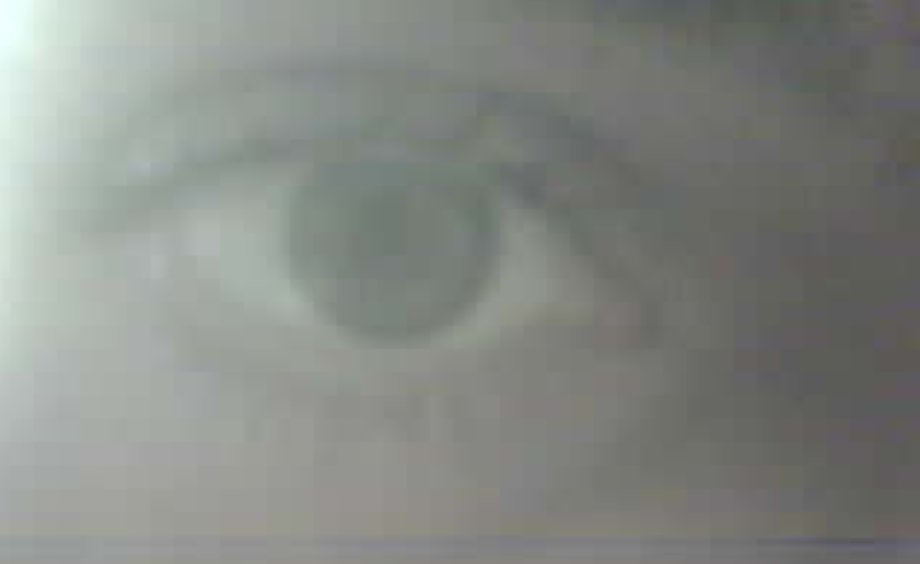
#> input picture image copy 2.png, 920 x 564 px
$ python -i pupil_detector.py   (imports and definitions only)   (older library calls are emulated)
#> lines starting #> are read from the running program, lines starting #| are printed output that depends on the picture; after the words box and inside, x2 and y2 are one past the last pixel; in counts of white or black regions, pixels touching at a corner belong together
"""
Pupil centre detection for IR eye images.

Designed for head-mounted IR camera setup (ESP32-CAM + NIR LEDs).
Works on grayscale eye-ROI frames where the pupil is the darkest region.

Algorithms:
  1. "threshold" — Adaptive dark-blob thresholding + contour scoring (original)
  2. "edge"      — Canny edges + HoughCircles to find iris boundary,
                   then locate darkest region inside it
  3. "gradient"  — Timm & Barth gradient voting: each gradient vector votes
                   for the center it points toward; no thresholding needed
  4. "seed"      — Find darkest point, flood-fill outward to grow the pupil
                   region, then fit a tight ellipse to the contour

Usage:
    from pupil_detector import PupilDetector
    det = PupilDetector(algorithm="threshold")
    result = det.detect(gray_frame)
"""

from __future__ import annotations

import cv2
import numpy as np
from dataclasses import dataclass, field

ALGORITHMS = ("threshold", "edge", "gradient", "seed")


@dataclass
class PupilResult:
    center: tuple[float, float] | None = None   # (cx, cy) — subpixel float
    radius: float | None = None                 # approximate radius
    ellipse: tuple | None = None                 # cv2 RotatedRect (center, axes, angle)
    confidence: float = 0.0                      # 0..1
    debug_mask: np.ndarray | None = None         # binary threshold (for visualisation)
    intermediate_frames: dict = field(default_factory=dict)


class PupilDetector:
    """Detect the pupil as the darkest circular blob in an IR eye image."""

    def __init__(
        self,
        algorithm: str = "threshold",
        glint_thresh: int = 200,
        blur_ksize: int = 7,
        thresh_offset: int = 30,
        dark_percentile: float = 10.0,
        morph_ksize: int = 5,
        min_radius: int = 15,
        max_radius: int = 150,
        circularity_min: float = 0.4,
        # Edge algorithm params
        canny_low: int = 30,
        canny_high: int = 100,
        hough_dp: float = 1.5,
        hough_param1: int = 100,
        hough_param2: int = 30,
        # Gradient algorithm params
        gradient_downscale: int = 2,
        # Seed algorithm params
        seed_flood_tolerance: int = 40,
    ):
        self.algorithm = algorithm if algorithm in ALGORITHMS else "threshold"
        self.glint_thresh = glint_thresh
        self.blur_ksize = blur_ksize
        self.thresh_offset = thresh_offset
        self.dark_percentile = dark_percentile
        self.morph_ksize = morph_ksize
        self.min_radius = min_radius
        self.max_radius = max_radius
        self.circularity_min = circularity_min
        # Edge params
        self.canny_low = canny_low
        self.canny_high = canny_high
        self.hough_dp = hough_dp
        self.hough_param1 = hough_param1
        self.hough_param2 = hough_param2
        # Gradient params
        self.gradient_downscale = gradient_downscale
        # Seed params
        self.seed_flood_tolerance = seed_flood_tolerance

    def detect(self, gray: np.ndarray) -> PupilResult:
        if self.algorithm == "edge":
            return self._detect_edge(gray)
        elif self.algorithm == "gradient":
            return self._detect_gradient(gray)
        elif self.algorithm == "seed":
            return self._detect_seed(gray)
        else:
            return self._detect_threshold(gray)

    # ── Algorithm 1: Threshold (original) ─────────────────────────────────────

    def _detect_threshold(self, gray: np.ndarray) -> PupilResult:
        h, w = gray.shape
        intermediate = {}

        clean = self._suppress_glints(gray)
        intermediate["p_suppressed"] = clean.copy()

        ksize = (self.blur_ksize, self.blur_ksize)
        blurred = cv2.GaussianBlur(clean, ksize, 0)
        intermediate["p_blurred"] = blurred.copy()

        dark_val = int(np.percentile(blurred, self.dark_percentile))
        tval = max(dark_val + self.thresh_offset, 5)
        _, mask = cv2.threshold(blurred, tval, 255, cv2.THRESH_BINARY_INV)
        intermediate["p_thresh"] = mask.copy()

        k = cv2.getStructuringElement(cv2.MORPH_ELLIPSE,
                                      (self.morph_ksize, self.morph_ksize))
        mask = cv2.dilate(mask, k, iterations=2)
        mask = cv2.erode(mask, k, iterations=1)
        intermediate["p_morph"] = mask.copy()

        contours, _ = cv2.findContours(mask, cv2.RETR_EXTERNAL,
                                       cv2.CHAIN_APPROX_SIMPLE)
        if not contours:
            return PupilResult(debug_mask=mask, intermediate_frames=intermediate)

        min_area = np.pi * self.min_radius ** 2
        max_area = np.pi * self.max_radius ** 2

        candidates = []
        for cnt in contours:
            area = cv2.contourArea(cnt)
            if not (min_area <= area <= max_area):
                continue
            perim = cv2.arcLength(cnt, True)
            if perim < 1:
                continue
            circ = 4 * np.pi * area / (perim ** 2)
            if circ < self.circularity_min:
                continue
            M = cv2.moments(cnt)
            if M["m00"] == 0:
                continue
            mx = M["m10"] / M["m00"]
            my = M["m01"] / M["m00"]
            dist_from_center = np.sqrt((mx - w/2)**2 + (my - h/2)**2)
            centrality = 1.0 - min(dist_from_center / (max(w, h) / 2), 1.0)
            score = area * circ * (0.5 + 0.5 * centrality)
            candidates.append((cnt, score, circ, mx, my, area))

        if not candidates:
            return PupilResult(debug_mask=mask, intermediate_frames=intermediate)

        best = max(candidates, key=lambda x: x[1])
        cnt, score, circ, mx, my, area = best

        ellipse = None
        radius = float(np.sqrt(area / np.pi))
        if len(cnt) >= 5:
            ellipse = cv2.fitEllipse(cnt)
            mx = float(ellipse[0][0])
            my = float(ellipse[0][1])
            radius = float((ellipse[1][0] + ellipse[1][1]) / 4)

        confidence = min(circ, 1.0)

        return PupilResult(
            center=(mx, my), radius=radius, ellipse=ellipse,
            confidence=confidence, debug_mask=mask,
            intermediate_frames=intermediate,
        )

    # ── Algorithm 2: Edge (Canny + HoughCircles) ─────────────────────────────

    # [360 lines left out: functions _detect_edge, _detect_gradient, _refine_peak, _estimate_radius_from_center, _detect_seed, not called in this run]

    # ── Shared helpers ────────────────────────────────────────────────────────

    def _suppress_glints(self, gray: np.ndarray) -> np.ndarray:
        """Inpaint bright corneal reflections so they don't split the pupil blob."""
        _, bright = cv2.threshold(gray, self.glint_thresh, 255, cv2.THRESH_BINARY)
        k = cv2.getStructuringElement(cv2.MORPH_ELLIPSE, (7, 7))
        bright = cv2.dilate(bright, k, iterations=2)
        if np.count_nonzero(bright) == 0:
            return gray
        return cv2.inpaint(gray, bright, inpaintRadius=5, flags=cv2.INPAINT_TELEA)

>>> import cv2
>>> picture = cv2.imread('../image copy 2.png', cv2.IMREAD_GRAYSCALE)
#> picture: shape (564, 920); min 85, max 250, mean 134.9
>>> result = PupilDetector().detect(picture)
#> in _suppress_glints, `_, bright = cv2.threshold(gray, self.glint_thresh, 255, cv2.THRESH_BIN..`:
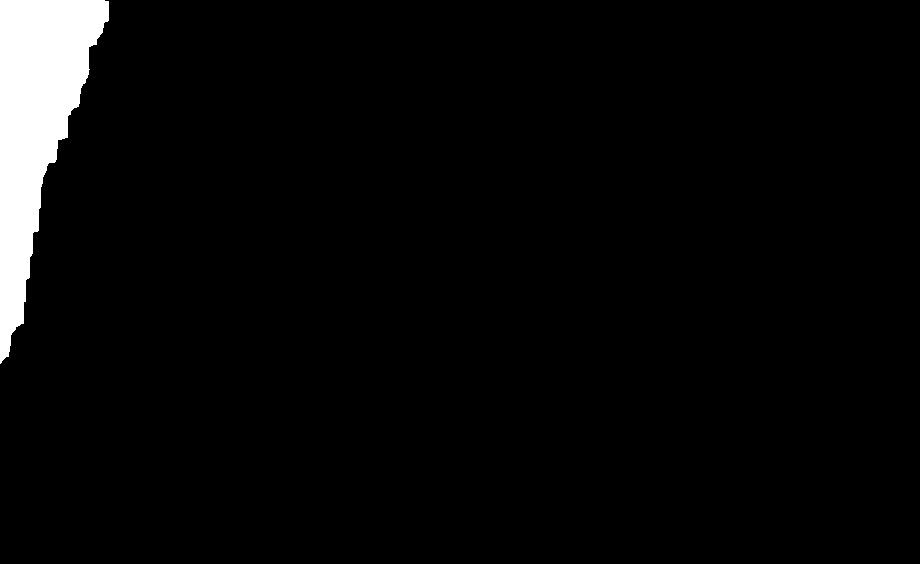
#> bright: shape (564, 920); 3.8% white; 1 white region, box (x1, y1, x2, y2) and area: (0, 0, 109, 364) 19517
#> in _suppress_glints, `bright = cv2.dilate(bright, k, iterations=2)`:
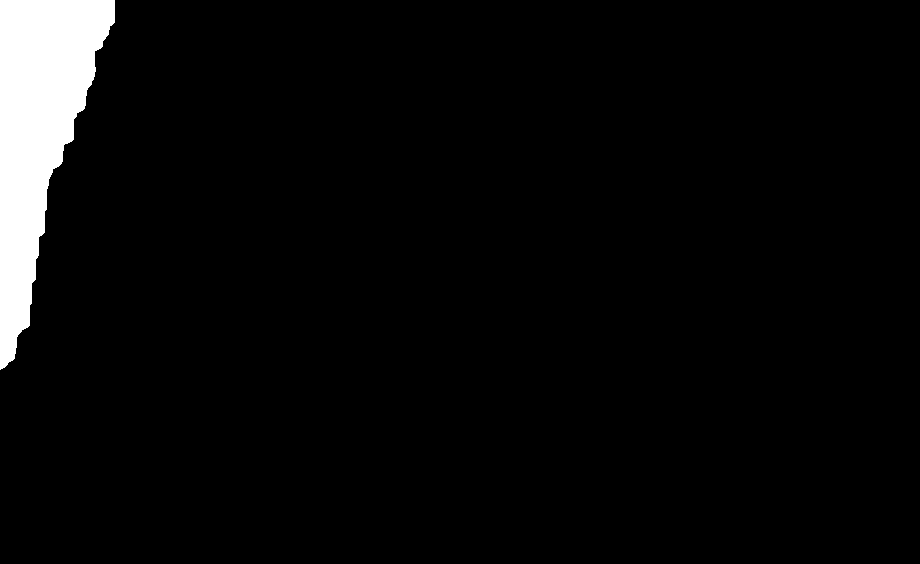
#> bright: shape (564, 920); 4.2% white; 1 white region, box (x1, y1, x2, y2) and area: (0, 0, 115, 370) 22036
#> in _detect_threshold, `dark_val = int(np.percentile(blurred, self.dark_percentile))`: dark_val = 95
#> in _detect_threshold, `tval = max(dark_val + self.thresh_offset, 5)`: tval = 125
#> in _detect_threshold, `_, mask = cv2.threshold(blurred, tval, 255, cv2.THRESH_BINARY_INV)`:
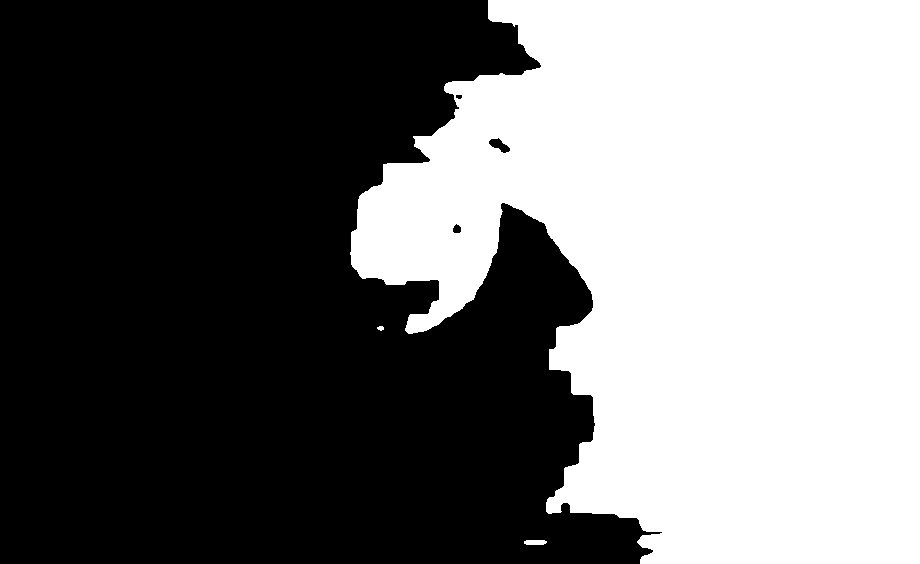
#> mask: shape (564, 920); 44.4% white; 3 white regions, box (x1, y1, x2, y2) and area: (350, 0, 920, 564) 230315, (524, 540, 547, 545) 105, (377, 326, 384, 331) 26
#> in _detect_threshold, `mask = cv2.dilate(mask, k, iterations=2)`:
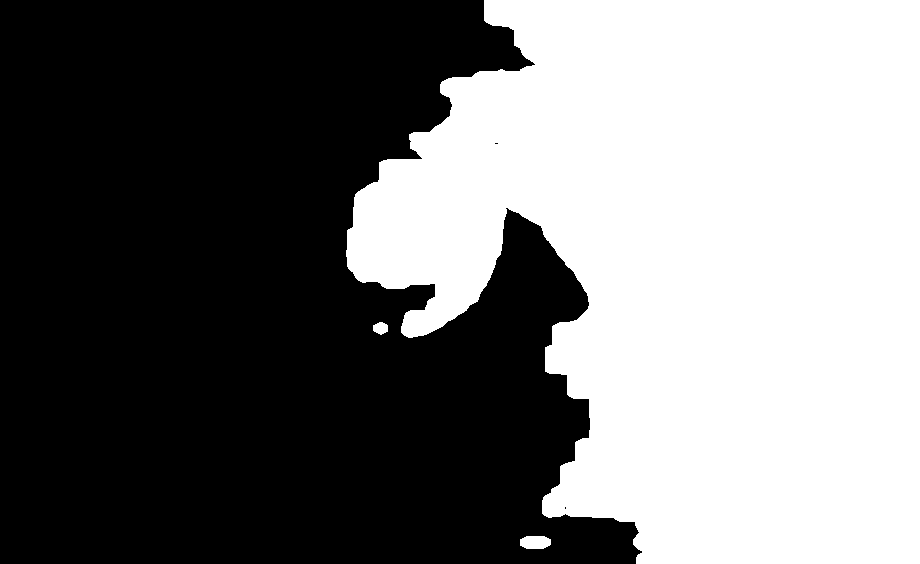
#> mask: shape (564, 920); 45.7% white; 3 white regions, box (x1, y1, x2, y2) and area: (346, 0, 920, 564) 236583, (520, 536, 551, 549) 351, (373, 322, 388, 335) 146
#> in _detect_threshold, `mask = cv2.erode(mask, k, iterations=1)`:
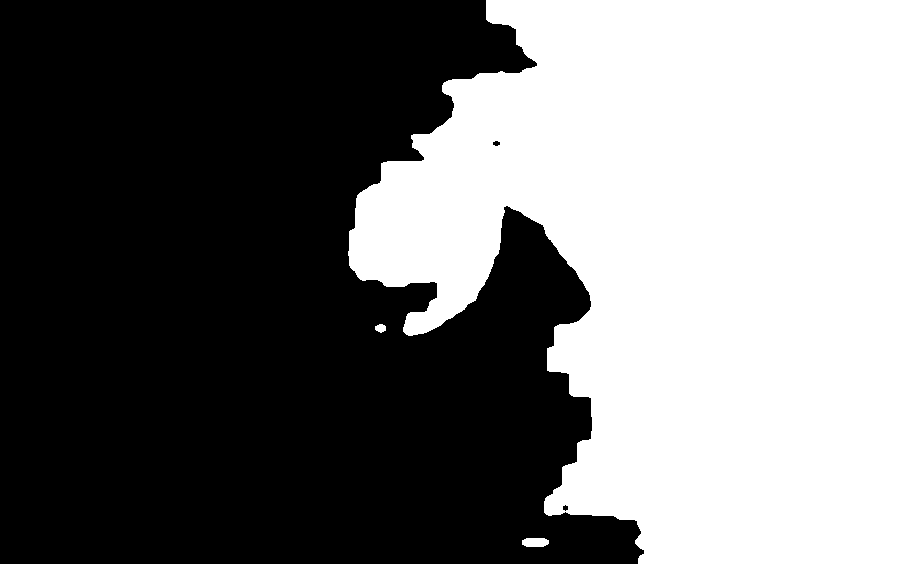
#> mask: shape (564, 920); 45.1% white; 3 white regions
#> in _detect_threshold, `contours, _ = cv2.findContours(mask, cv2.RETR_EXTERNAL, cv2.CHAIN_APPR..`: contours = 3 contours; box (x1, y1, x2, y2) and area: (348, 0, 920, 564) 232418, (522, 538, 549, 547) 186, (375, 324, 386, 333) 60
#> the loop in _detect_threshold, `for cnt in contours:` made 3 passes
#> area on passes 1 to 3: 185.5, 59.5, 232418.5
#> after the loop in _detect_threshold, `for cnt in contours:`: candidates = []

$ run again, on image copy 4.png
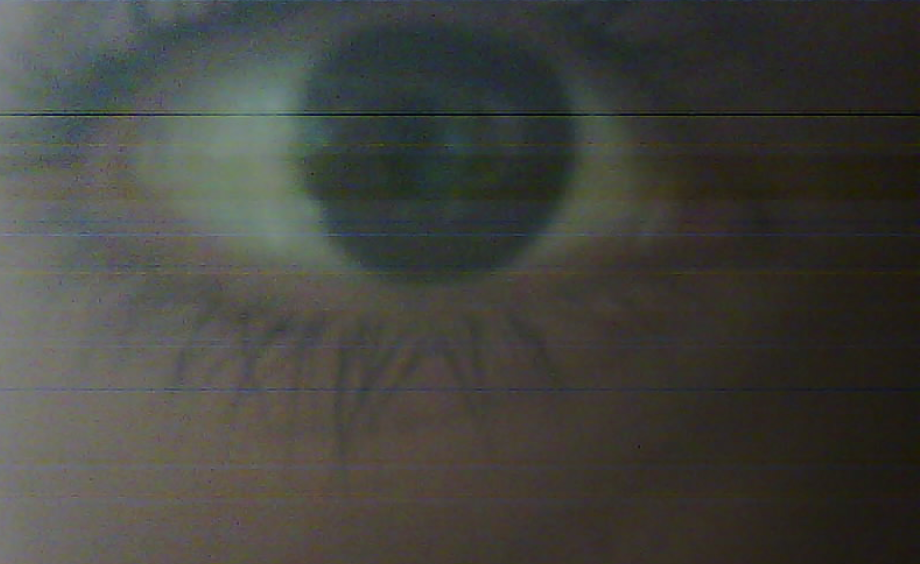
#> input picture image copy 4.png, 920 x 564 px
#> bright: shape (564, 920); every value is 0
#> dark_val = 34
#> tval = 64
#> in _detect_threshold, `_, mask = cv2.threshold(blurred, tval, 255, cv2.THRESH_BINARY_INV)`:
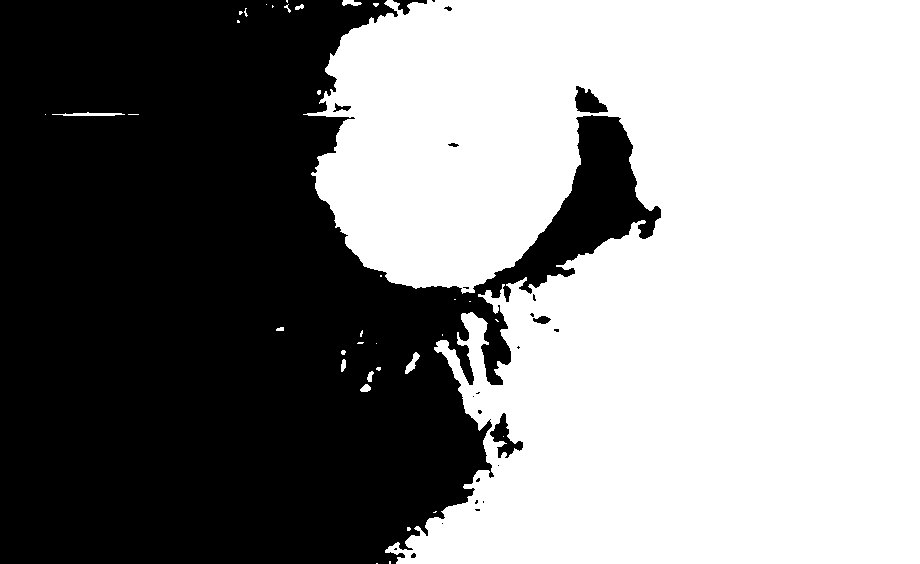
#> mask: shape (564, 920); 53.9% white; 25 black regions (16 under 20 px), largest, box (x1, y1, x2, y2) and area: (0, 0, 661, 564) 237311, (490, 413, 523, 458) 566, (575, 86, 608, 113) 537
#> in _detect_threshold, `mask = cv2.erode(mask, k, iterations=1)`:
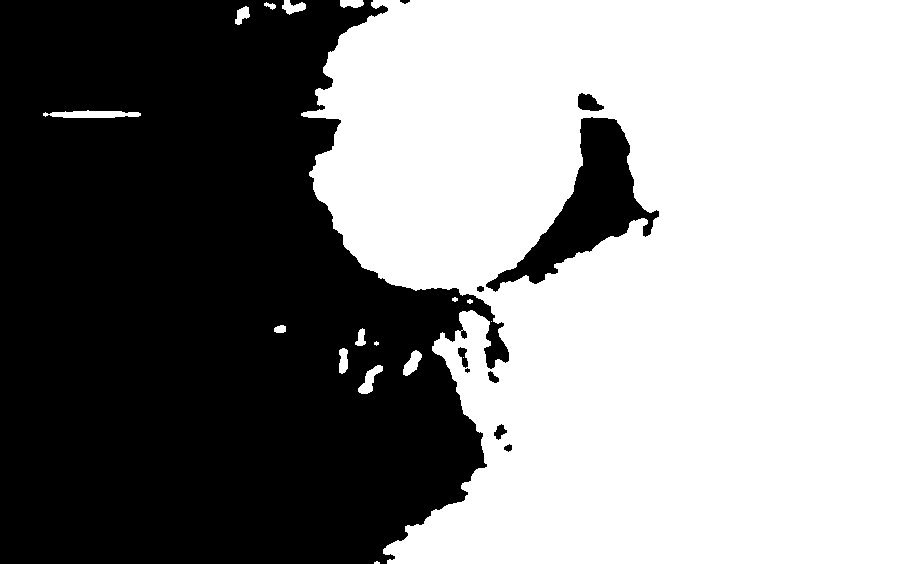
#> mask: shape (564, 920); 55.5% white; 10 black regions (1 under 20 px)
#> contours = 16 contours, 5 with area under 20; largest, box (x1, y1, x2, y2) and area: (301, 0, 920, 564) 294864, (43, 110, 141, 118) 464, (358, 365, 383, 394) 273, (403, 350, 422, 376) 238, (282, 0, 306, 15) 178
#> the loop in _detect_threshold, `for cnt in contours:` made 16 passes
#> area on passes 2, 3, 4, 6, 7, 11, 12, 13: 273, 237.5, 165.5, 99.5, 64, 464, 144, 36.5
#> after the loop in _detect_threshold, `for cnt in contours:`: candidates = []

$ run again, on image copy 5.png
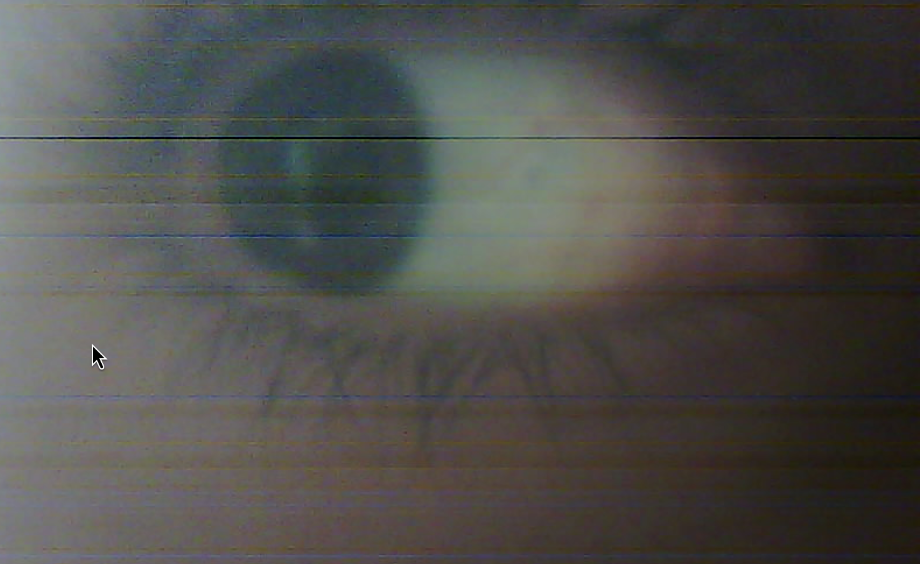
#> input picture image copy 5.png, 920 x 564 px
#> in _suppress_glints, `_, bright = cv2.threshold(gray, self.glint_thresh, 255, cv2.THRESH_BIN..`:
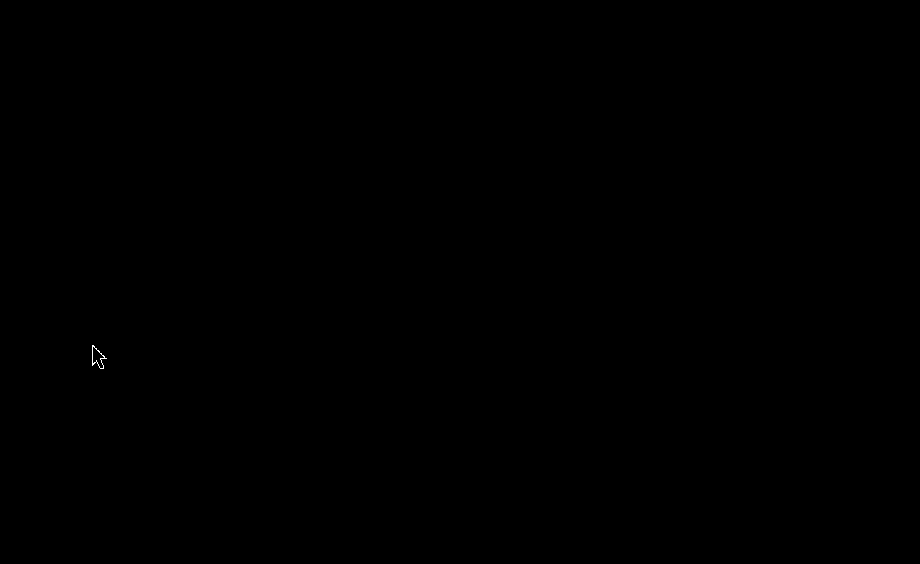
#> bright: shape (564, 920); 0.01% white in thin lines or dots, all inside (x1, y1, x2, y2) = (92, 345, 107, 369)
#> dark_val = 37
#> tval = 67
#> in _detect_threshold, `mask = cv2.erode(mask, k, iterations=1)`:
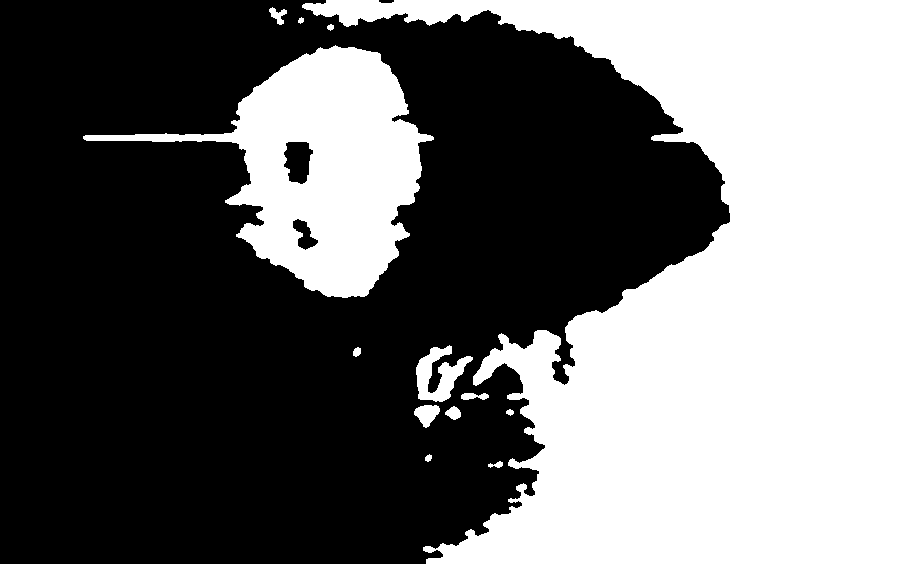
#> mask: shape (564, 920); 43.8% white; 13 white regions
#> contours = 13 contours; largest, box (x1, y1, x2, y2) and area: (302, 0, 920, 564) 187844, (83, 45, 434, 298) 36055, (416, 345, 473, 402) 1432, (414, 405, 440, 428) 344, (269, 7, 287, 25) 128
#> the loop in _detect_threshold, `for cnt in contours:` made 13 passes
#> area on passes 1, 2, 3, 4, 5, 6, 7, 10: 43.5, 29.5, 28, 127.5, 343.5, 113.5, 48, 25.5
#> after the loop in _detect_threshold, `for cnt in contours:`: candidates = []
